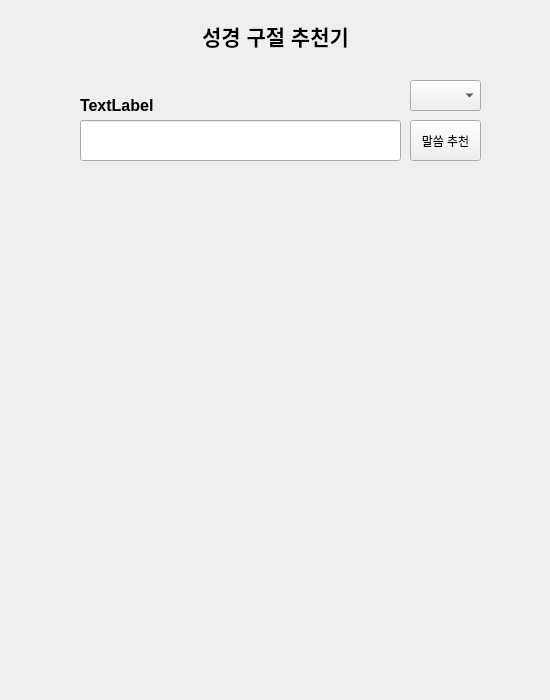
<?xml version="1.0" encoding="UTF-8"?>
<ui version="4.0">
 <class>Form</class>
 <widget class="QWidget" name="Form">
  <property name="geometry">
   <rect>
    <x>0</x>
    <y>0</y>
    <width>550</width>
    <height>700</height>
   </rect>
  </property>
  <property name="windowTitle">
   <string>Form</string>
  </property>
  <widget class="QLabel" name="label">
   <property name="geometry">
    <rect>
     <x>130</x>
     <y>0</y>
     <width>291</width>
     <height>71</height>
    </rect>
   </property>
   <property name="font">
    <font>
     <pointsize>16</pointsize>
     <weight>75</weight>
     <italic>false</italic>
     <bold>true</bold>
     <underline>false</underline>
     <strikeout>false</strikeout>
    </font>
   </property>
   <property name="text">
    <string>성경 구절 추천기</string>
   </property>
   <property name="alignment">
    <set>Qt::AlignCenter</set>
   </property>
  </widget>
  <widget class="QComboBox" name="cb_title">
   <property name="geometry">
    <rect>
     <x>410</x>
     <y>80</y>
     <width>71</width>
     <height>31</height>
    </rect>
   </property>
  </widget>
  <widget class="QLabel" name="lbl_recommadation">
   <property name="geometry">
    <rect>
     <x>60</x>
     <y>200</y>
     <width>431</width>
     <height>401</height>
    </rect>
   </property>
   <property name="font">
    <font>
     <pointsize>11</pointsize>
     <weight>75</weight>
     <bold>true</bold>
    </font>
   </property>
   <property name="text">
    <string/>
   </property>
  </widget>
  <widget class="QLineEdit" name="le_keyword">
   <property name="geometry">
    <rect>
     <x>80</x>
     <y>120</y>
     <width>321</width>
     <height>41</height>
    </rect>
   </property>
   <property name="font">
    <font>
     <pointsize>12</pointsize>
    </font>
   </property>
  </widget>
  <widget class="QPushButton" name="btn_recommend">
   <property name="geometry">
    <rect>
     <x>410</x>
     <y>120</y>
     <width>71</width>
     <height>41</height>
    </rect>
   </property>
   <property name="text">
    <string>말씀 추천</string>
   </property>
  </widget>
  <widget class="QLabel" name="lbl_input_phrase">
   <property name="geometry">
    <rect>
     <x>80</x>
     <y>90</y>
     <width>281</width>
     <height>31</height>
    </rect>
   </property>
   <property name="font">
    <font>
     <pointsize>12</pointsize>
     <weight>75</weight>
     <bold>true</bold>
    </font>
   </property>
   <property name="focusPolicy">
    <enum>Qt::WheelFocus</enum>
   </property>
   <property name="text">
    <string>TextLabel</string>
   </property>
  </widget>
 </widget>
 <resources/>
 <connections/>
</ui>
